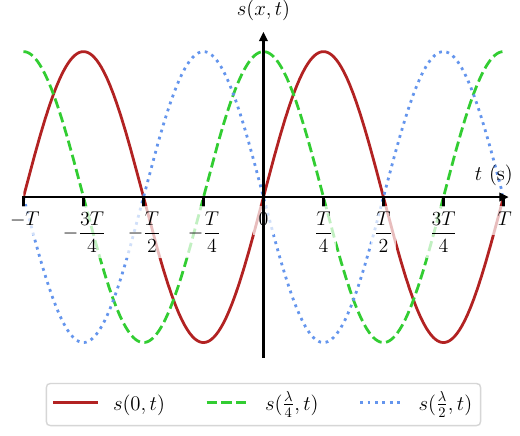

Python code for this plot:
import numpy as np
import matplotlib as mpl
import matplotlib.pyplot as plt

plt.rcParams.update(
    {
        "text.usetex": True,
        "font.family": "EB Garamond",
        "axes.labelsize": "x-large",
        "xtick.labelsize": "x-large",
        "ytick.labelsize": "x-large",
    }
)
plt.rcParams["figure.facecolor"] = "w"

mpl.rc("text.latex", preamble=r"\usepackage{xcolor}\usepackage{amsmath}")

################## TIMESERIES ##################

w = 7.5e3  # rad.s^-
T = 2 * np.pi / w  # s
f = 1 / T  # Hz
k = 19.8  # rad.s^-1
L = 2 * np.pi / k  # m
c = L * f  # m.s^-1
A = 1  # V

nT = 1
tlist = np.linspace(-nT * T, nT * T, 1000)
xmin, xmax = [min(tlist), max(tlist)]

xlist = [0, L / 4, L / 2]
ucls = ["firebrick", "limegreen", "cornflowerblue"]


def ufunc(t, x):
    return A * np.sin(w * t + k * x)


u = np.vectorize(ufunc, otypes=[np.float64])

fig = plt.figure(figsize=(6, 4))
ax = fig.add_axes((0.10, 0.10, 0.8, 0.8))

for axe in ["left", "bottom"]:
    ax.spines[axe].set_linewidth(2)
    ax.spines[axe].set_position("zero")

for axe in ["top", "right"]:
    ax.spines[axe].set_visible(False)

u_dict = {x: u(tlist, x) for x in xlist}

# ymin, ymax = [min(u_list**2), max(u_list)]

for x, cl, lbl, lss in zip(
    xlist,
    ucls,
    ["0", "$\\frac{\\lambda}{4}$", "$\\frac{\\lambda}{2}$"],
    ["-", "--", ":"],
):
    ax.plot(
        tlist, u_dict[x], ls=lss, color=cl, lw=2, label="$s($" + lbl + "$,t)$", zorder=1
    )
# ax.axhline(0.5, ls="--", lw=2, color="black")
# ax.axvline(Vlim, c="k", ls="--", lw=1)

ax.legend(fontsize=15, ncol=3, loc="upper center", bbox_to_anchor=(0.5, -0.05))

# ax.grid(visible=True, which="both")

ax.set_xlim(xmin, xmax)
# ax.set_ylim(ymin, ymax)

ax.set_xlabel("$t$ (s)", fontsize=15, clip_on=False, zorder=7)
ax.xaxis.set_label_coords(0.98, 0.60)
ax.set_ylabel("$s(x,t)$", fontsize=15, rotation=0, clip_on=False)
ax.yaxis.set_label_coords(0.5, 1.05)

tckslist = np.arange(-4, 4.1, 1)
ax.set_xticks(T / 4 * tckslist)
# plt.setp(ax.get_xticklabels(), ha="right", rotation=45)
# lbls = ax.get_xticklabels()
ax.set_xticklabels(
    [
        "$-T$",
        "$\\displaystyle-\\frac{3T}{4}$",
        "$\\displaystyle-\\frac{T}{2}$",
        "$\\displaystyle-\\frac{T}{4}$",
        "$0$",
        "$\\displaystyle\\frac{T}{4}$",
        "$\\displaystyle\\frac{T}{2}$",
        "$\\displaystyle\\frac{3T}{4}$",
        "$T$",
    ]
    # [f"$\\displaystyle-\\frac{{T}}{{{int(abs(tck))}}}$" for tck in tckslist if tck <= 0]
    # + [f"$\\displaystyle\\frac{{T}}{{{int(abs(tck))}}}$" for tck in tckslist if tck > 0]
)
ax.set_yticks([])
# ax.set_yticklabels(["$P_{\\mathrm{max}} = K^\\circ P^\\circ$"])
# ax.set_yticklabels(["$P_{\\mathrm{max}}$"])

for label in ax.get_xticklabels():
    label.set_bbox(dict(facecolor="white", edgecolor="None", alpha=0.7))

ax.tick_params(which="major", length=7, width=2)

# ax.ticklabel_format(style="sci", scilimits=(-3, 4), axis="x")

ax.plot(0.5, 1, "^k", lw=2, ms=5, transform=ax.transAxes, clip_on=False)
ax.plot(1, 0.5, ">k", lw=2, ms=5, transform=ax.transAxes, clip_on=False)

# plt.show()

fig.savefig("./prop_l2l4.pdf", bbox_inches="tight")
